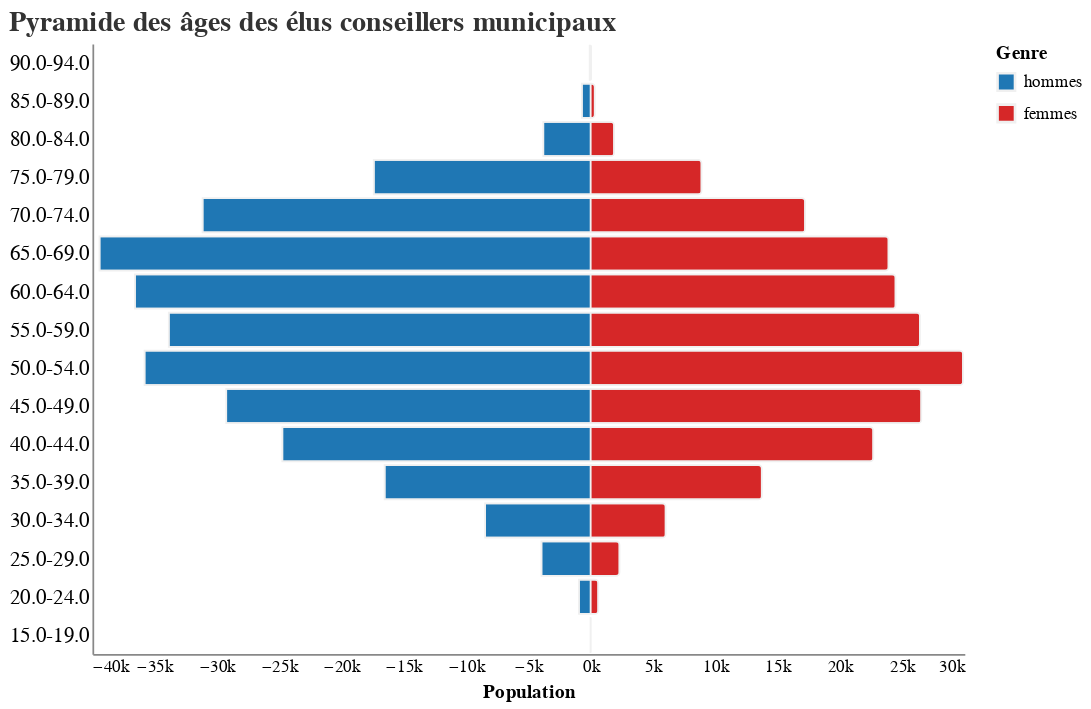

Notebook cell for this chart:
### Markdown cell above
## 📈 Visualisation

La bibliothèque principale utilisée est Altair, qui est une bibliothèque de visualisation de données Python très performante. Altair est adaptée pour créer des visualisations interactives et personnalisables, comme cette pyramide des âges, qui nécessite une représentation graphique claire et lisible. Altair permet de créer des graphiques complexes de manière simple et intuitive.

### Code cell
import pandas as pd
import duckdb as ddb
import altair as alt
import pandas as pd

df['tranche_age'] = df['tranche_age'].astype(str)
df['order'] = df['tranche_age'].str.split('-').str[0].str.replace('.0', '').astype(float)

df_filtered = df[df['tranche_age'] != '95.0-99.0'].copy()

df_long = pd.melt(
    df_filtered,
    id_vars=['tranche_age', 'order'],
    value_vars=['hommes', 'femmes'],
    var_name='genre',
    value_name='nombre'
)

df_long['signe'] = df_long['genre'].map({'hommes': -1, 'femmes': 1})
df_long['nombre_signe'] = df_long['signe'] * df_long['nombre']

dataviz = alt.Chart(df_long).mark_bar(
    cornerRadiusEnd=2,
    stroke='#f0f0f0',
    strokeWidth=1
).encode(
    x=alt.X(
        'nombre_signe:Q',
        title='Population',
        axis=alt.Axis(format='s')
    ),
    y=alt.Y(
        'tranche_age:N',
        sort=alt.EncodingSortField('order', order='descending'),
        title=None,
        axis=alt.Axis(labelFontSize=12)
    ),
    color=alt.Color(
        'genre:N',
        scale=alt.Scale(
            domain=['hommes', 'femmes'],
            range=['#1f77b4', '#d62728']
        ),
        legend=alt.Legend(title='Genre')
    ),
    tooltip=[
        alt.Tooltip('genre:N', title='Genre'),
        alt.Tooltip('tranche_age:N', title='Tranche d\'âge'),
        alt.Tooltip('nombre:Q', format=',', title='Effectif')
    ]
).properties(
    title='Pyramide des âges des élus conseillers municipaux',
    width=500,
    height=350
).configure_axis(
    grid=False,
    tickSize=0
).configure_view(
    stroke=None
).configure_title(
    fontSize=16,
    anchor='start',
    color='#333'
)
dataviz

### Figure 1 — Vega-Lite specification as saved in the notebook (floating-point values rounded to 4 significant figures)
{"config": {"view": {"continuousWidth": 300, "continuousHeight": 300, "stroke": null}, "axis": {"grid": false, "tickSize": 0}, "title": {"anchor": "start", "color": "#333", "fontSize": 16}}, "data": {"name": "data-fdccbf77cf743d5d0e72b05a65f50a25"}, "mark": {"type": "bar", "cornerRadiusEnd": 2, "stroke": "#f0f0f0", "strokeWidth": 1}, "encoding": {"color": {"field": "genre", "legend": {"title": "Genre"}, "scale": {"domain": ["hommes", "femmes"], "range": ["#1f77b4", "#d62728"]}, "type": "nominal"}, "tooltip": [{"field": "genre", "title": "Genre", "type": "nominal"}, {"field": "tranche_age", "title": "Tranche d'âge", "type": "nominal"}, {"field": "nombre", "format": ",", "title": "Effectif", "type": "quantitative"}], "x": {"axis": {"format": "s"}, "field": "nombre_signe", "title": "Population", "type": "quantitative"}, "y": {"axis": {"labelFontSize": 12}, "field": "tranche_age", "sort": {"field": "order", "order": "descending"}, "title": null, "type": "nominal"}}, "height": 350, "title": "Pyramide des âges des élus conseillers municipaux", "width": 500, "$schema": "https://vega.github.io/schema/vega-lite/v5.20.1.json", "datasets": {"data-fdccbf77cf743d5d0e72b05a65f50a25": [{"tranche_age": "15.0-19.0", "order": 15.0, "genre": "hommes", "nombre": 14.0, "signe": -1, "nombre_signe": -14.0}, {"tranche_age": "20.0-24.0", "order": 20.0, "genre": "hommes", "nombre": 947.0, "signe": -1, "nombre_signe": -947.0}, {"tranche_age": "25.0-29.0", "order": 25.0, "genre": "hommes", "nombre": 3958.0, "signe": -1, "nombre_signe": -3958.0}, {"tranche_age": "30.0-34.0", "order": 30.0, "genre": "hommes", "nombre": 8478.0, "signe": -1, "nombre_signe": -8478.0}, {"tranche_age": "35.0-39.0", "order": 35.0, "genre": "hommes", "nombre": 16550.0, "signe": -1, "nombre_signe": -16550.0}, {"tranche_age": "40.0-44.0", "order": 40.0, "genre": "hommes", "nombre": 24760.0, "signe": -1, "nombre_signe": -24760.0}, {"tranche_age": "45.0-49.0", "order": 45.0, "genre": "hommes", "nombre": 29260.0, "signe": -1, "nombre_signe": -29260.0}, {"tranche_age": "50.0-54.0", "order": 50.0, "genre": "hommes", "nombre": 35820.0, "signe": -1, "nombre_signe": -35820.0}, {"tranche_age": "55.0-59.0", "order": 55.0, "genre": "hommes", "nombre": 33870.0, "signe": -1, "nombre_signe": -33870.0}, {"tranche_age": "60.0-64.0", "order": 60.0, "genre": "hommes", "nombre": 36590.0, "signe": -1, "nombre_signe": -36590.0}, {"tranche_age": "65.0-69.0", "order": 65.0, "genre": "hommes", "nombre": 39430.0, "signe": -1, "nombre_signe": -39430.0}, {"tranche_age": "70.0-74.0", "order": 70.0, "genre": "hommes", "nombre": 31160.0, "signe": -1, "nombre_signe": -31160.0}, {"tranche_age": "75.0-79.0", "order": 75.0, "genre": "hommes", "nombre": 17420.0, "signe": -1, "nombre_signe": -17420.0}, {"tranche_age": "80.0-84.0", "order": 80.0, "genre": "hommes", "nombre": 3809.0, "signe": -1, "nombre_signe": -3809.0}, {"tranche_age": "85.0-89.0", "order": 85.0, "genre": "hommes", "nombre": 713.0, "signe": -1, "nombre_signe": -713.0}, {"tranche_age": "90.0-94.0", "order": 90.0, "genre": "hommes", "nombre": 83.0, "signe": -1, "nombre_signe": -83.0}, {"tranche_age": "15.0-19.0", "order": 15.0, "genre": "femmes", "nombre": 6.0, "signe": 1, "nombre_signe": 6.0}, {"tranche_age": "20.0-24.0", "order": 20.0, "genre": "femmes", "nombre": 608.0, "signe": 1, "nombre_signe": 608.0}, {"tranche_age": "25.0-29.0", "order": 25.0, "genre": "femmes", "nombre": 2313.0, "signe": 1, "nombre_signe": 2313.0}, {"tranche_age": "30.0-34.0", "order": 30.0, "genre": "femmes", "nombre": 6017.0, "signe": 1, "nombre_signe": 6017.0}, {"tranche_age": "35.0-39.0", "order": 35.0, "genre": "femmes", "nombre": 13740.0, "signe": 1, "nombre_signe": 13740.0}, {"tranche_age": "40.0-44.0", "order": 40.0, "genre": "femmes", "nombre": 22690.0, "signe": 1, "nombre_signe": 22690.0}, {"tranche_age": "45.0-49.0", "order": 45.0, "genre": "femmes", "nombre": 26540.0, "signe": 1, "nombre_signe": 26540.0}, {"tranche_age": "50.0-54.0", "order": 50.0, "genre": "femmes", "nombre": 29890.0, "signe": 1, "nombre_signe": 29890.0}, {"tranche_age": "55.0-59.0", "order": 55.0, "genre": "femmes", "nombre": 26430.0, "signe": 1, "nombre_signe": 26430.0}, {"tranche_age": "60.0-64.0", "order": 60.0, "genre": "femmes", "nombre": 24470.0, "signe": 1, "nombre_signe": 24470.0}, {"tranche_age": "65.0-69.0", "order": 65.0, "genre": "femmes", "nombre": 23910.0, "signe": 1, "nombre_signe": 23910.0}, {"tranche_age": "70.0-74.0", "order": 70.0, "genre": "femmes", "nombre": 17210.0, "signe": 1, "nombre_signe": 17210.0}, {"tranche_age": "75.0-79.0", "order": 75.0, "genre": "femmes", "nombre": 8898.0, "signe": 1, "nombre_signe": 8898.0}, {"tranche_age": "80.0-84.0", "order": 80.0, "genre": "femmes", "nombre": 1880.0, "signe": 1, "nombre_signe": 1880.0}, {"tranche_age": "85.0-89.0", "order": 85.0, "genre": "femmes", "nombre": 326.0, "signe": 1, "nombre_signe": 326.0}, {"tranche_age": "90.0-94.0", "order": 90.0, "genre": "femmes", "nombre": 35.0, "signe": 1, "nombre_signe": 35.0}]}}
